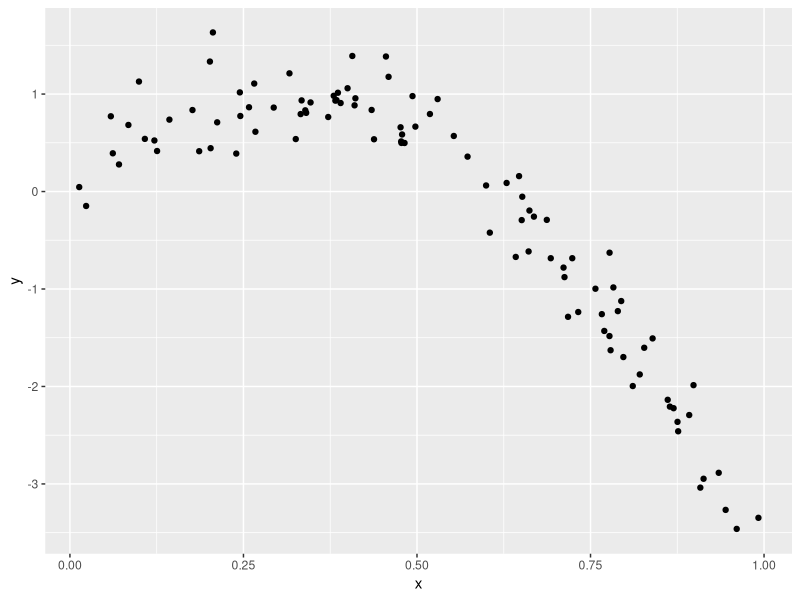
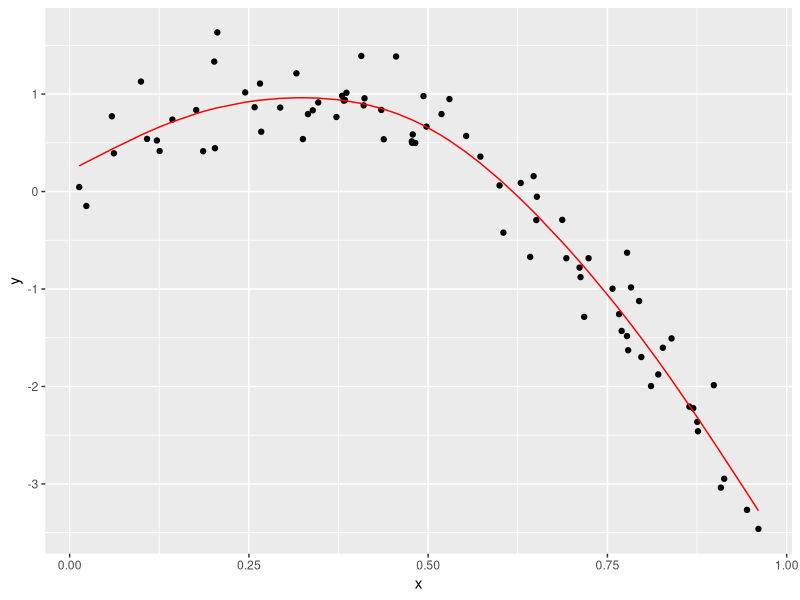
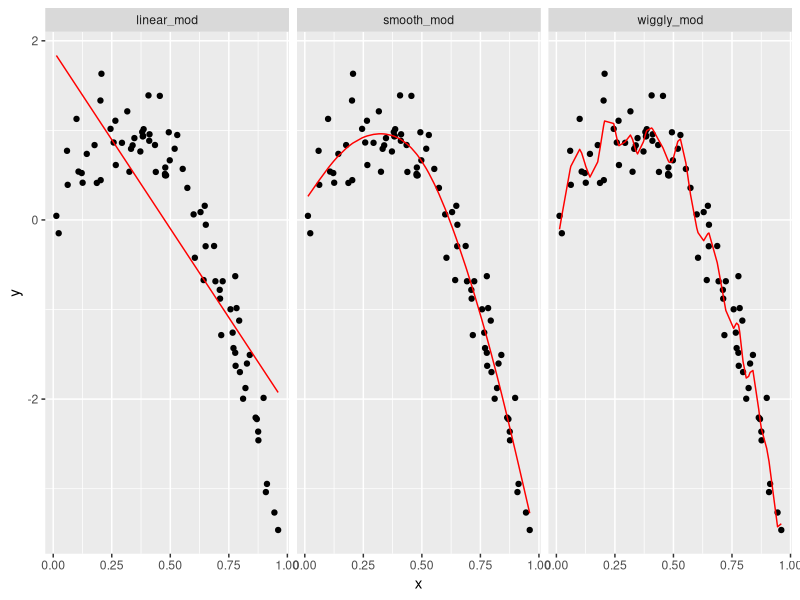
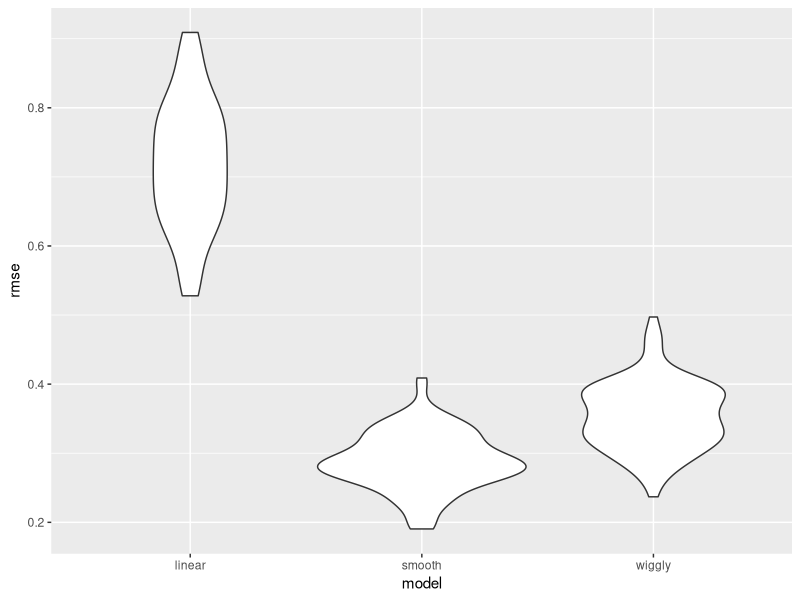

Recreate these plots in R, in order.
## ---- chunk 1
knitr::opts_chunk$set(echo = TRUE)

library(tidyverse)
library(modelr)
library(mgcv)

set.seed(1)
## ---- chunk 2
nonlin_df = 
  tibble(
    id = 1:100,
    x = runif(100, 0, 1),
    y = 1 - 10 * (x - .3) ^ 2 + rnorm(100, 0, .3)
  )

nonlin_df %>% 
  ggplot(aes(x = x, y = y)) + 
  geom_point()
## ---- chunk 3
train_df = sample_n(nonlin_df, size = 80)
test_df = anti_join(nonlin_df, train_df, by = "id")
## ---- chunk 4
linear_mod = lm(y ~ x, data = train_df)
smooth_mod = gam(y ~ s(x), data = train_df)
wiggly_mod = gam(y ~ s(x, k = 30), sp = 10e-6, data = train_df)
## ---- chunk 5
train_df %>% 
  add_predictions(smooth_mod) %>% 
  ggplot(aes(x = x, y = y)) +
  geom_point() +
  geom_line(aes(y = pred), color = "red")
## ---- chunk 6
train_df %>% 
  gather_predictions(linear_mod, smooth_mod, wiggly_mod) %>% 
  ggplot(aes(x = x, y = y)) +
  geom_point() +
  geom_line(aes(y = pred), color = "red") +
  facet_grid(. ~ model)
## ---- chunk 7
rmse(linear_mod, test_df)
rmse(smooth_mod, test_df)
rmse(wiggly_mod, test_df)
## ---- chunk 8
cv_df =
  crossv_mc(nonlin_df, 100)
## ---- chunk 9
cv_df %>% pull(train) %>% .[[1]] %>% as_tibble()
cv_df %>% pull(test) %>% .[[1]] %>% as_tibble()
## ---- chunk 10
cv_df =
  cv_df %>% 
  mutate(
    train = map(train, as_tibble),
    test = map(test, as_tibble)
  )
## ---- chunk 11
cv_df =
  cv_df %>% 
  mutate(
    linear_mod = map(.x = train, ~lm(y ~ x, data = .x)),
    smooth_mod = map(.x = train, ~gam(y ~ s(x), data = .x)),
    wiggly_mod = map(.x = train, ~gam(y ~ s(x, k = 30), sp = 10e-6, data = .x))
  ) %>% 
  mutate(
    rmse_linear = map2_dbl(.x = linear_mod, .y = test, ~rmse(model = .x, data = .y)),
    rmse_smooth = map2_dbl(.x = smooth_mod, .y = test, ~rmse(model = .x, data = .y)),
    rmse_wiggly = map2_dbl(.x = wiggly_mod, .y = test, ~rmse(model = .x, data = .y))
  )
## ---- chunk 12
cv_df %>% 
  select(starts_with("rmse")) %>% 
  pivot_longer(
    everything(),
    names_to = "model",
    values_to = "rmse",
    names_prefix = "rmse_"
  ) %>% 
  ggplot(aes(x = model, y = rmse)) +
  geom_violin()
## ---- chunk 13
cv_df %>% 
  select(starts_with("rmse")) %>% 
  pivot_longer(
    everything(),
    names_to = "model",
    values_to = "rmse",
    names_prefix = "rmse_"
  ) %>% 
  group_by(model) %>% 
  summarize(avg_rmse = mean(rmse))
